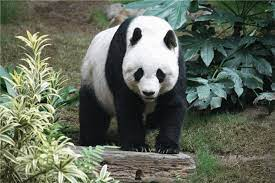
#> input picture Pictures/picture1.jpg, 275 x 183 px, found by its file name
$ python HistogramStreching.py
#> lines starting #> are read from the running program, lines starting #| are printed output that depends on the picture
import numpy as np
import pathlib
import cv2
from pathlib import Path
from matplotlib import pyplot as plt


path = str(Path(pathlib.Path().absolute()).parents[0])
path+="\\Pictures"
#Gri tonlarda bir resim yükle
img1 = cv2.imread(path+'\\picture1.jpg',cv2.IMREAD_COLOR) #1 //BGR
#> img1 is the input picture: shape (183, 275, 3); mean B, G, R 90.1, 104.6, 97.2
img2 = cv2.imread(path+'\\picture2.jpg',cv2.IMREAD_GRAYSCALE) #0
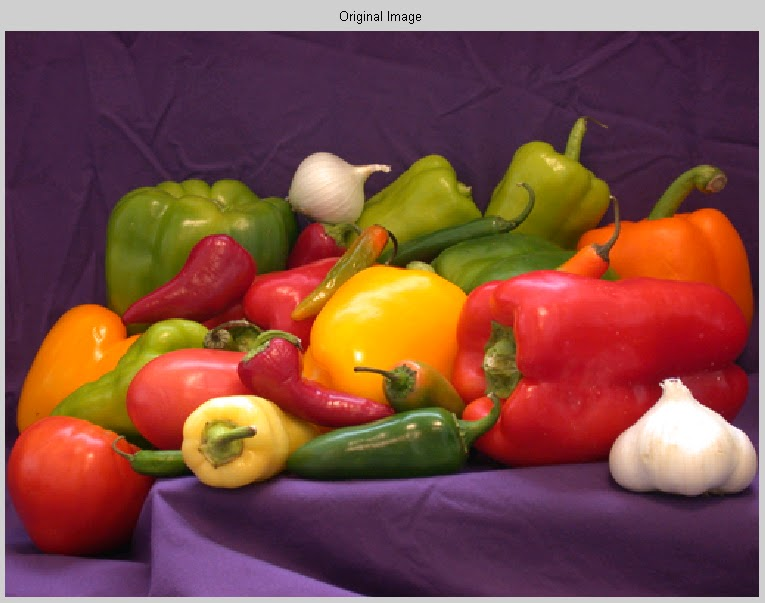
#> input picture Pictures/picture2.jpg, 765 x 603 px, found by its file name
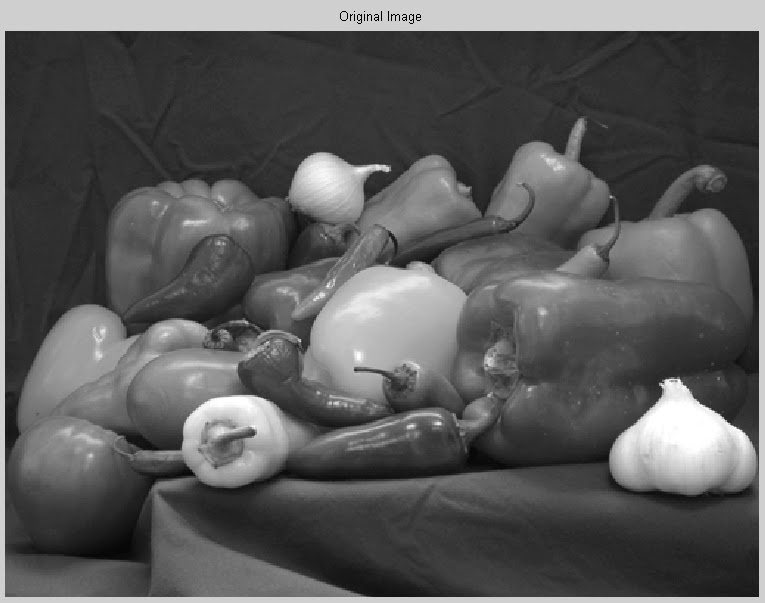
#> img2: shape (603, 765); min 0, max 255, mean 90.1
img3 = cv2.imread(path+'\\picture3.jpg',cv2.IMREAD_UNCHANGED) #-1
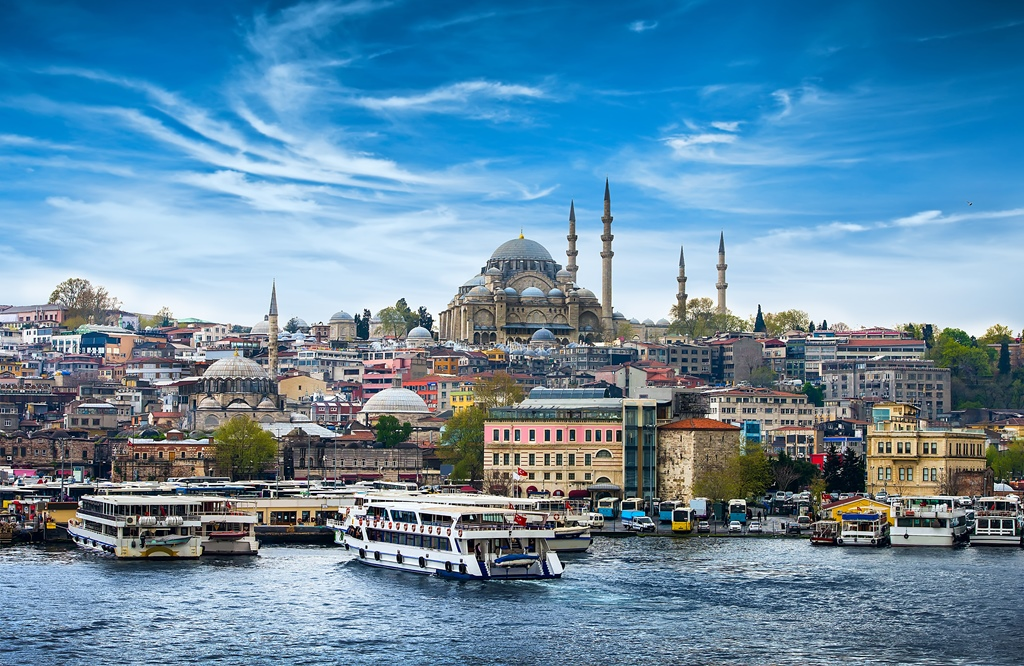
#> input picture Pictures/picture3.jpg, 1024 x 666 px, found by its file name
#> img3 is the input picture: shape (666, 1024, 3); mean B, G, R 164.7, 139.3, 101.1

img4 = cv2.cvtColor(img1, cv2.COLOR_BGR2RGB)

R,G,B=cv2.split(img4)
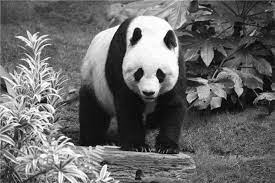
#> G: shape (183, 275); min 0, max 255, mean 104.6
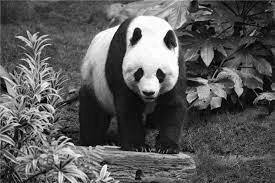
#> B: shape (183, 275); min 0, max 255, mean 90.1


def hist_plot(img):

    count = []
    r = []

    for k in range(0, 256):
        r.append(k)
        count1 = 0

        for i in range(m):
            for j in range(n):
                if img[i, j] == k:
                    count1 += 1
        count.append(count1)

    return (r, count)


"""
Linear Contrast Stretch
Max-Min Contrast Stretch Xnew=((Xınput-Xmin)/(Xmax-Xmin))*255
Histogram Equalization

s:çıktı pixeli
r: giriş pixeli
a ve b sırasıyla en küçük ve en büyük
c ve d sırasıyşa resimdeki en küçük ve en büyük pixel değerleri


Let a= maximum intensity level in the image
Let b= minimum intensity level in the image
Let rk= pixel value in the original image
Let sk= pixel value in the stretched image
constant= (255-0)/(a-b)

Then
sk= constant*rk

"""

"""
# To ascertain total numbers of rows and
# columns of the image, size of the image
m, n = img2.shape
r1, count1 = hist_plot(img2)

# plotting the histogram
plt.stem(r1, count1)
plt.xlabel('intensity value')
plt.ylabel('number of pixels')
plt.title('Histogram of the original image')

# Transformation to obtain stretching
constant = (255 - 0) / (img2.max() - img2.min())
img_stretch = img2 * constant
r, count = hist_plot(img_stretch)

# plotting the histogram
plt.stem(r, count)
plt.xlabel('intensity value')
plt.ylabel('number of pixels')
plt.title('Histogram of the stretched image')

# Storing stretched Image
cv2.imwrite('Stretched Image 2.png', img_stretch)

"""
size_y = img2.shape[0] # get shape
#> size_y = 603
size_x = img2.shape[1]
#> size_x = 765

flattened = img2.reshape([size_x*size_y])  # Flatten matrices

hist256,_ ,_ = plt.hist(flattened, bins=256)# ,log=True)
#> hist256 = 256 values, max 27038 at index 207, min 11 at index 3, mean 1801.9
plt.show()
#> figure, not shown here; tallest bar 27038 high, from x = 206.2 to 207.2

hist32,_ ,_ = plt.hist(flattened, bins=32)# ,log=True)
#> hist32 = 32 values, max 86172 at index 6, min 350 at index 0, mean 14415.5
plt.show()
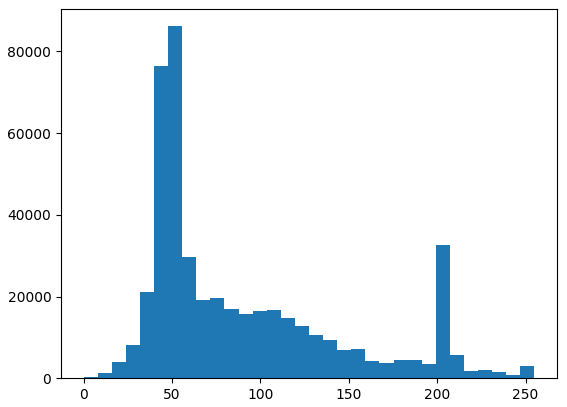
#> figure drawn by matplotlib, 1 panel; tallest bar 86172 high, from x = 47.81 to 55.78

hist8,_ ,_ = plt.hist(flattened, bins=8)# ,log=True)
#> hist8 = [13963, 213463, 71188, 60729, 34293, 16751, 43593, 7315]
plt.show()
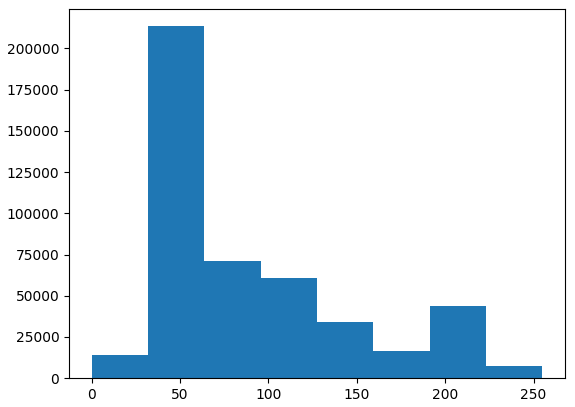
#> figure drawn by matplotlib, 1 panel; tallest bar 213463 high, from x = 31.88 to 63.75
